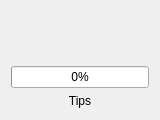
<?xml version="1.0" encoding="UTF-8"?>
<ui version="4.0">
 <class>WaitingDialog</class>
 <widget class="QDialog" name="WaitingDialog">
  <property name="geometry">
   <rect>
    <x>0</x>
    <y>0</y>
    <width>160</width>
    <height>120</height>
   </rect>
  </property>
  <property name="windowTitle">
   <string notr="true">Dialog</string>
  </property>
  <layout class="QVBoxLayout" name="verticalLayout">
   <item>
    <spacer name="verticalSpacer_2">
     <property name="orientation">
      <enum>Qt::Vertical</enum>
     </property>
     <property name="sizeType">
      <enum>QSizePolicy::Maximum</enum>
     </property>
     <property name="sizeHint" stdset="0">
      <size>
       <width>40</width>
       <height>20</height>
      </size>
     </property>
    </spacer>
   </item>
   <item alignment="Qt::AlignHCenter">
    <widget class="QLabel" name="image">
     <property name="sizePolicy">
      <sizepolicy hsizetype="Preferred" vsizetype="Preferred">
       <horstretch>0</horstretch>
       <verstretch>0</verstretch>
      </sizepolicy>
     </property>
     <property name="minimumSize">
      <size>
       <width>48</width>
       <height>48</height>
      </size>
     </property>
     <property name="maximumSize">
      <size>
       <width>48</width>
       <height>48</height>
      </size>
     </property>
     <property name="text">
      <string/>
     </property>
    </widget>
   </item>
   <item>
    <widget class="QProgressBar" name="progressBar">
     <property name="value">
      <number>0</number>
     </property>
    </widget>
   </item>
   <item>
    <widget class="QLabel" name="label_tips">
     <property name="text">
      <string>Tips</string>
     </property>
     <property name="alignment">
      <set>Qt::AlignCenter</set>
     </property>
    </widget>
   </item>
   <item>
    <spacer name="verticalSpacer">
     <property name="orientation">
      <enum>Qt::Vertical</enum>
     </property>
     <property name="sizeType">
      <enum>QSizePolicy::Maximum</enum>
     </property>
     <property name="sizeHint" stdset="0">
      <size>
       <width>20</width>
       <height>20</height>
      </size>
     </property>
    </spacer>
   </item>
  </layout>
 </widget>
 <resources/>
 <connections/>
</ui>
